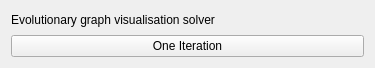
<?xml version="1.0" encoding="UTF-8"?>
<ui version="4.0">
 <class>EvolutionarySolverPlayer</class>
 <widget class="QWidget" name="EvolutionarySolverPlayer">
  <property name="geometry">
   <rect>
    <x>0</x>
    <y>0</y>
    <width>375</width>
    <height>68</height>
   </rect>
  </property>
  <property name="windowTitle">
   <string>Form</string>
  </property>
  <layout class="QGridLayout" name="gridLayout">
   <item row="0" column="0">
    <widget class="QLabel" name="label">
     <property name="text">
      <string>Evolutionary graph visualisation solver</string>
     </property>
    </widget>
   </item>
   <item row="1" column="0">
    <widget class="QPushButton" name="oneIterationButton">
     <property name="text">
      <string>One Iteration</string>
     </property>
    </widget>
   </item>
  </layout>
 </widget>
 <resources/>
 <connections/>
</ui>
